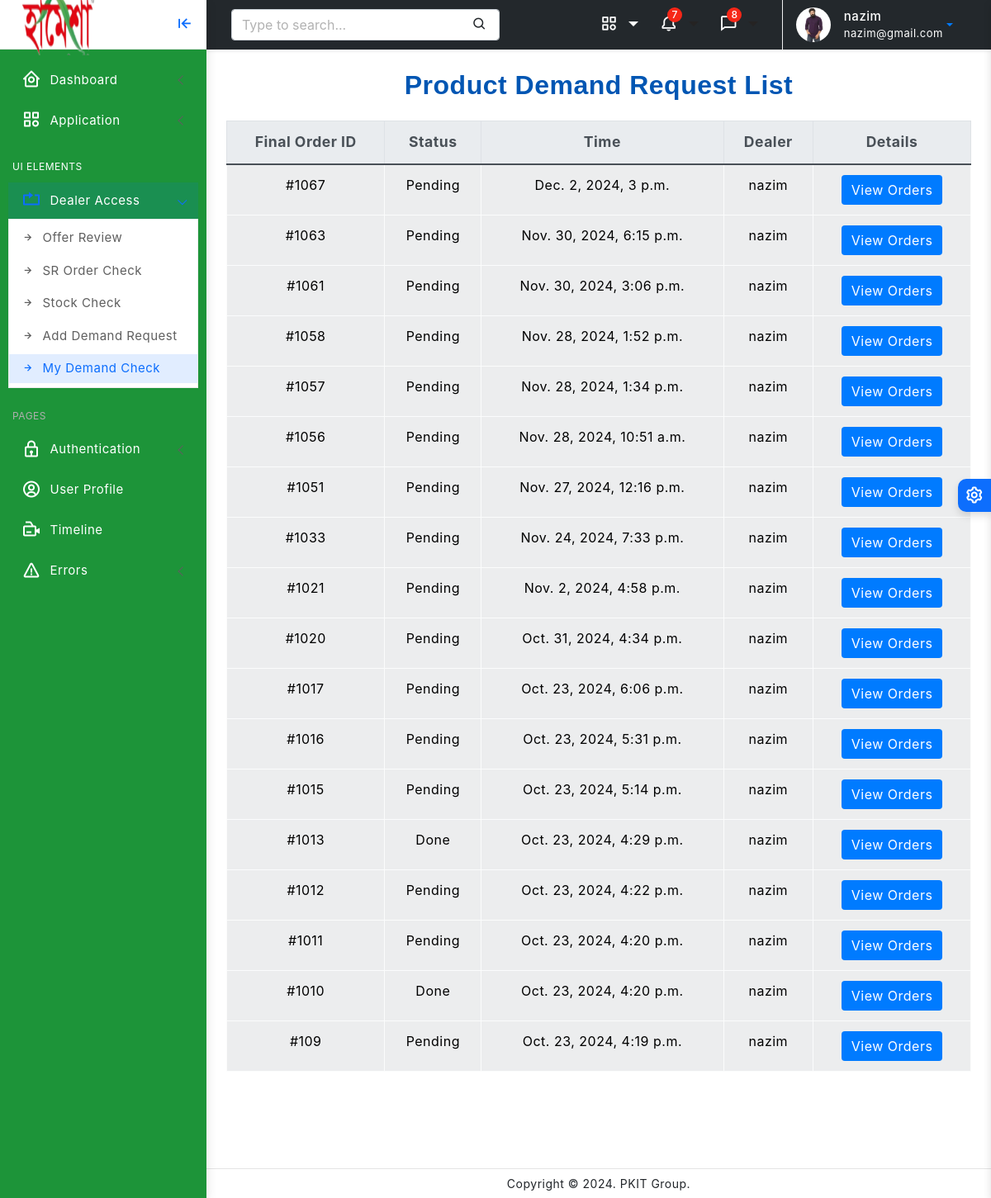
The page /demand/check/ (signed in) on the database its author committed.
### user/models.py (models this page shows, shortened)
class Profile(models.Model):
    customer = models.OneToOneField(User, on_delete=models.CASCADE)
    address = models.CharField(max_length=200)
    phone = models.CharField(max_length=50)
    image = models.ImageField(default='default.png', upload_to='profile_images')
    nid = models.CharField(max_length=20, unique=True, blank=True, null= True)
    title= models.CharField(max_length=40, blank=True, null= True)
    salary = models.DecimalField(max_digits=10, decimal_places=2, blank=True, null= True)
    joining_date = models.DateField(blank=True, null= True)
    HEAD_OFFICE = 'HEAD_OFFICE'
    FACTORY = 'FACTORY'
    OTHERS='OTHERS'
    JOB_LOCATION_CHOICES = [
        (HEAD_OFFICE, 'Head Office'),
        (FACTORY, 'Factory'),
        (OTHERS, 'others'),
    ]
    job_location = models.CharField(max_length=20, choices=JOB_LOCATION_CHOICES, blank=True, null= True)
    zones = models.ManyToManyField(Zone, blank=True, verbose_name="Dealer Zones")
    products = models.ManyToManyField(Product, blank=True, verbose_name="Dealer Products")

### dashboard/models.py (models this page shows, shortened)
class DealerOrder(models.Model):
    dealer = models.ForeignKey(User, on_delete=models.CASCADE)
    created_at = models.DateTimeField(auto_now_add=True, verbose_name="Date Created")
    status = models.CharField(max_length=20, choices=DemandStatus, default='Pending')
    products = models.ManyToManyField(DealerProductNeed, verbose_name="Select Orders")

### dashboard/decorators.py (the view)
        def wrapper(request, *args, **kwargs):
            group = None
            if request.user.groups.exists():
                group = request.user.groups.all()[0].name
            if group in allowed_roles:
                return view_func(request, *args, **kwargs)
            else:
                return HttpResponse('You are not authorized to view this page')

### dashboard/models.py (called while the page is built)
    def net_amount(self):
        if self.product is None:
            return 0
        return self.demand_quantity * self.product.product_dp

    def gross_amount(self):
        if self.product is None:
            return 0
        return self.demand_quantity * self.product.product_dp

### templates/dashboard/dealer_demand_check.html (shortened to what this page needs)
{% extends 'partials/base0.html' %}
{% load static %}
{% block content %}
<div class="page-wrapper">
    <div class="page-content">
        <h2 class="text-center mb-4">Product Demand Request List</h2>
        <table class="table table-hover table-striped table-bordered">
            <thead class="thead-light">
                <tr>
                    <th scope="col">Final Order ID</th>
                    <th scope="col">Status</th>
                    <th scope="col">Time</th>
                    <th scope="col">Dealer</th>
                    <th scope="col">Details</th>
                </tr>
            </thead>
            <tbody>
                {% for final_order in final_orders %}
                <tr class="table-light">
                    <td>#10{{ final_order.id }}</td>
                    <td>{{ final_order.status }}</td>
                    <td>{{ final_order.created_at }}</td>
                    <td>{{ final_order.dealer }}</td>
                    <td>
                        <button type="button" class="btn btn-primary" data-toggle="collapse" data-target="#orderDetails-{{ final_order.id }}">
                            View Orders
                        </button>
                    </td>
                </tr>
                {% endfor %}
            </tbody>
        </table>
        <link rel="stylesheet" href="https://stackpath.bootstrapcdn.com/bootstrap/4.3.1/css/bootstrap.min.css">
    </div>
</div>
<br><br><br><br>
{% endblock %}

### templates/partials/base0.html (shortened to what this page needs)
<!doctype html>
<html lang="en">
{% load static %}
<head>
	<link href="{% static 'assets/plugins/vectormap/jquery-jvectormap-2.0.2.css' %}" rel="stylesheet"/>
	<link href="{% static 'assets/plugins/simplebar/css/simplebar.css' %}" rel="stylesheet" />
	<link href="{% static 'assets/plugins/perfect-scrollbar/css/perfect-scrollbar.css' %}" rel="stylesheet" />
	<link href="{% static 'assets/plugins/metismenu/css/metisMenu.min.css' %}" rel="stylesheet" />
	<link href="{% static 'assets/css/pace.min.css' %}" rel="stylesheet" />
	<link href="{% static 'assets/css/bootstrap.min.css' %}" rel="stylesheet">
	<link href="{% static 'assets/css/app.css' %}" rel="stylesheet">
	<link href="{% static 'assets/css/icons.css' %}" rel="stylesheet">
	<link rel="stylesheet" href="{% static 'assets/css/dark-theme.css' %}" />
	<link rel="stylesheet" href="{% static 'assets/css/semi-dark.css' %}" />
	<link rel="stylesheet" href="{% static 'assets/css/header-colors.css' %}" />
		<link rel="stylesheet" href="https://use.fontawesome.com/releases/v5.15.2/css/all.css"
>
</head>
<body>
	<div class="wrapper">
		<div class="sidebar-wrapper" data-simplebar="true" style="background-color: #1d9439; " >
			<div class="sidebar-header">
				<div>
					<img src="{% static 'assets/images/logo.png' %}" class="logo-icon" alt="logo icon" style="width: 110px; height: 70;">
				</div>
				<div class="toggle-icon ms-auto"><i class='bx bx-arrow-to-left'></i>
				</div>
			</div>
			<ul class="metismenu" id="menu" >
				<li>
					{% if is_dealer %}
					<a href="{% url 'sr-order' %}" class="has-arrow">
						<div style="color: #FFFFFF; "class="parent-icon"><i class='bx bx-home-circle'></i>
						</div>
						<div class="menu-title" style="color: #FFFFFF;">Dashboard</div>
					</a>
                    {% endif %}
				</li>
				<li>
					<a href="javascript:;" class="has-arrow">
						<div  style="color: #FFFFFF; " class="parent-icon"><i class="bx bx-category"></i>
						</div>
						<div class="menu-title" style="color: #FFFFFF;">Application</div>
					</a>
				</li>
				<li class="menu-label" style="color: #FFFFFF;">UI Elements</li>
				{% if is_dealer %}
				<li>
					<a class="has-arrow" href="javascript:;">
						<div class="parent-icon"><i class="bx bx-repeat"></i>
						</div>
						<div class="menu-title" style="color: #FFFFFF;">Dealer Access</div>
					</a>
					<ul>
						<li> <a href="{% url 'active_offer_list' %}"><i class="bx bx-right-arrow-alt"></i>Offer Review</a>
						<li> <a href="{% url 'sr-order' %}"><i class="bx bx-right-arrow-alt"></i>SR Order Check</a></li>
						<li> <a href="{% url 'user_stocks' %}"><i class="bx bx-right-arrow-alt"></i>Stock Check</a></li>
						<li> <a href="{% url 'demand' %}"><i class="bx bx-right-arrow-alt"></i>Add Demand Request </a>
						<li> <a href="{% url 'demand_check' %}"><i class="bx bx-right-arrow-alt"></i>My Demand Check</a>
						</li>
					</ul>
				</li>
				{% endif %}
				<li class="menu-label">Pages</li>
				<li>
					<a class="has-arrow" href="javascript:;">
						<div style="color: #FFFFFF; " class="parent-icon"><i class="bx bx-lock"></i>
						</div>
						<div style="color: #FFFFFF; " class="menu-title">Authentication</div>
					</a>
				</li>
				<li>
					<a href="{% url 'user-profile' %}">
						<div style="color: #FFFFFF; " class="parent-icon"><i class="bx bx-user-circle"></i>
						</div>
						<div class="menu-title" style="color: #FFFFFF;">User Profile</div>
					</a>
				</li>
				<li>
					<a href="#">
						<div style="color: #FFFFFF; " class="parent-icon"> <i class="bx bx-video-recording"></i>
						</div>
						<div class="menu-title" style="color: #FFFFFF;">Timeline</div>
					</a>
				</li>
				<li>
					<a class="has-arrow" href="javascript:;">
						<div style="color: #FFFFFF; "  class="parent-icon"><i class="bx bx-error"></i>
						</div>
						<div class="menu-title" style="color: #FFFFFF;">Errors</div>
					</a>
				</li>
			</ul>
		</div>
		<header>
			<div class="topbar d-flex align-items-center"  style="background-color:#23282c;" >
				<nav class="navbar navbar-expand">
					<div class="search-bar flex-grow-1">
						<div class="position-relative search-bar-box">
							<input type="text" class="form-control search-control" placeholder="Type to search..."> <span class="position-absolute top-50 search-show translate-middle-y"><i class='bx bx-search'></i></span>
						</div>
					</div>
					<div class="top-menu ms-auto">
						<ul class="navbar-nav align-items-center">
							<li class="nav-item dropdown dropdown-large">
								<a style="color: white;" class="nav-link dropdown-toggle dropdown-toggle-nocaret" href="#" role="button" data-bs-toggle="dropdown" aria-expanded="false">	<i class='bx bx-category'></i>
								</a>
							</li>
							<li class="nav-item dropdown dropdown-large">
								<a class="nav-link dropdown-toggle dropdown-toggle-nocaret position-relative" href="#" role="button" data-bs-toggle="dropdown" aria-expanded="false"> <span class="alert-count">7</span>
									<i style="color: white;" class='bx bx-bell'></i>
								</a>
							</li>
							<li class="nav-item dropdown dropdown-large">
								<a class="nav-link dropdown-toggle dropdown-toggle-nocaret position-relative" href="#" role="button" data-bs-toggle="dropdown" aria-expanded="false"> <span class="alert-count">8</span>
									<i style="color: white;" class='bx bx-comment'></i>
								</a>
							</li>
						</ul>
					</div>
					<div class="user-box dropdown">
						<a class="d-flex align-items-center nav-link dropdown-toggle dropdown-toggle-nocaret" href="#" role="button" data-bs-toggle="dropdown" aria-expanded="false">
							<img src="{{ user.profile.image.url }}" class="user-img" alt="user avatar">
							<div class="user-info ps-3">
								<p style="color: white;" class="user-name mb-0">{{ user.username }}</p>
								<p style="color: white;" class="designattion mb-0">{{ user.email }}</p>
							</div>
						</a>
					</div>
				</nav>
			</div>
		</header>
        {% block content %}
        {% endblock %}
		<footer class="page-footer">
			<p class="mb-0">Copyright © 2024. PKIT Group.</p>
		</footer>
	</div>
	<div class="switcher-wrapper">
		<div class="switcher-btn"> <i class='bx bx-cog bx-spin'></i>
		</div>
	</div>
</body>
</html>

### templates/dashboard/dealer_demand_check.html (style rules this page uses)
h2 { font-family: 'Arial', sans-serif; font-weight: bold; color: #0056b3; }
table { background-color: #ffffff; }
th, td { text-align: center; }
thead th { background-color: #343a40; color: #ffffff; font-weight: bold; font-size: 1.1rem; text-align: center; }
tbody tr { transition: background-color 0.3s ease; }
.btn-primary { background-color: #007bff; border: none; transition: background-color 0.3s ease; }

### rows shown on the page
DealerOrder: id "67", status "Pending", created_at "Dec. 2, 2024, 3 p.m.", dealer "nazim"
DealerOrder: id "63", status "Pending", created_at "Nov. 30, 2024, 6:15 p.m.", dealer "nazim"
DealerOrder: id "61", status "Pending", created_at "Nov. 30, 2024, 3:06 p.m.", dealer "nazim"
DealerOrder: id "58", status "Pending", created_at "Nov. 28, 2024, 1:52 p.m.", dealer "nazim"
DealerOrder: id "57", status "Pending", created_at "Nov. 28, 2024, 1:34 p.m.", dealer "nazim"
DealerOrder: id "56", status "Pending", created_at "Nov. 28, 2024, 10:51 a.m.", dealer "nazim"
DealerOrder: id "51", status "Pending", created_at "Nov. 27, 2024, 12:16 p.m.", dealer "nazim"
DealerOrder: id "33", status "Pending", created_at "Nov. 24, 2024, 7:33 p.m.", dealer "nazim"
DealerOrder: id "21", status "Pending", created_at "Nov. 2, 2024, 4:58 p.m.", dealer "nazim"
DealerOrder: id "20", status "Pending", created_at "Oct. 31, 2024, 4:34 p.m.", dealer "nazim"
DealerOrder: id "17", status "Pending", created_at "Oct. 23, 2024, 6:06 p.m.", dealer "nazim"
DealerOrder: id "16", status "Pending", created_at "Oct. 23, 2024, 5:31 p.m.", dealer "nazim"
DealerOrder: id "15", status "Pending", created_at "Oct. 23, 2024, 5:14 p.m.", dealer "nazim"
DealerOrder: id "13", status "Done", created_at "Oct. 23, 2024, 4:29 p.m.", dealer "nazim"
DealerOrder: id "12", status "Pending", created_at "Oct. 23, 2024, 4:22 p.m.", dealer "nazim"
DealerOrder: id "11", status "Pending", created_at "Oct. 23, 2024, 4:20 p.m.", dealer "nazim"
DealerOrder: id "10", status "Done", created_at "Oct. 23, 2024, 4:20 p.m.", dealer "nazim"
DealerOrder: id "9", status "Pending", created_at "Oct. 23, 2024, 4:19 p.m.", dealer "nazim"

### other values the page prints
{{ user.username }} "nazim"
{{ user.email }} "nazim@gmail.com"
